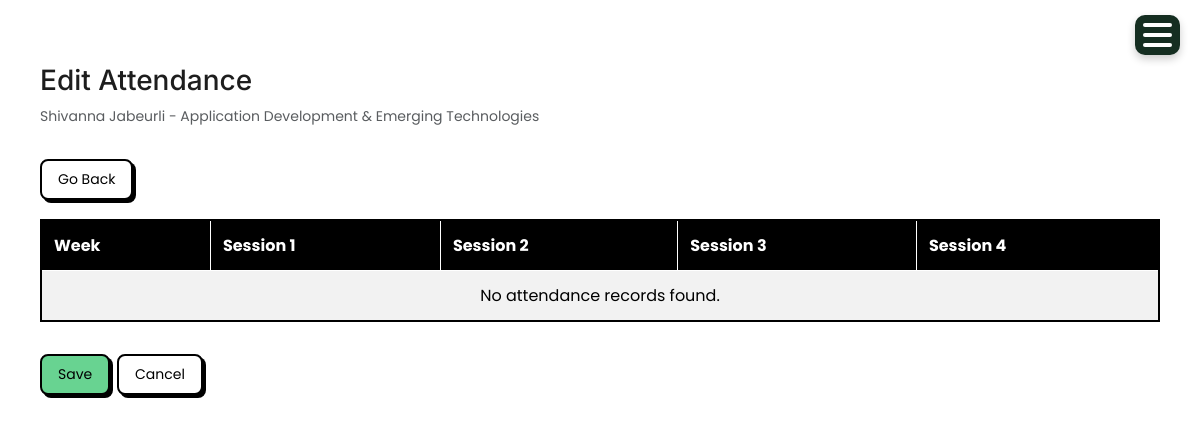
The app's page /score/edit/attendance/26/26/, older data.
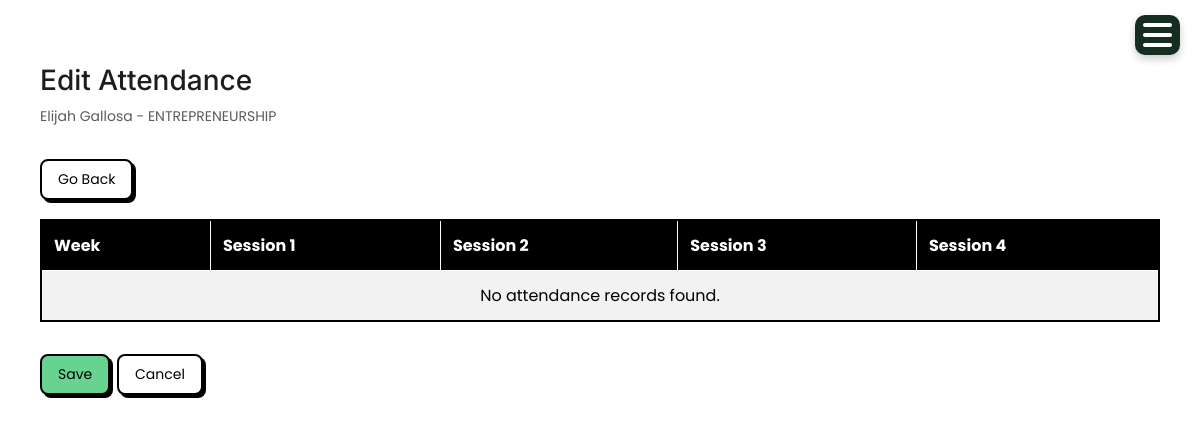
The same page, newer data.
### account/models.py (models this page shows, shortened)
class StudentRecord(models.Model):
    STATUS_CHOICES = [
        ('active', 'Active'),
        ('inactive', 'Inactive'),
        ('graduated', 'Graduated'),
        ('transferred', 'Transferred'),
    ]
    SECTION_CHOICES = [
        ('Grade 7', 'Grade 7'),
        ('Grade 8', 'Grade 8'),
        ('Grade 9', 'Grade 9'),
        ('Grade 10', 'Grade 10'),
    ]
    GENDER_CHOICES = [
        ('Male', 'Male'),
        ('Female', 'Female'),
    ]
    student_id = models.PositiveIntegerField()
    fullname = models.CharField(max_length=100)
    grade_and_section = models.CharField(max_length=20, choices=SECTION_CHOICES, default='active')
    gender = models.CharField(max_length=20, choices=GENDER_CHOICES, default='active')
    age = models.PositiveIntegerField()
    address = models.CharField(max_length=200)
    parent = models.CharField(max_length=100)
    parent_contact = models.PositiveIntegerField()
    status = models.CharField(max_length=20, choices=STATUS_CHOICES, default='active')
    account_username = models.CharField(max_length=150, blank=True, null=True)

class Subject(models.Model):
    code = models.CharField(max_length=20, default='DEFAULT_CODE')
    name = models.CharField(max_length=100)
    department = models.CharField(max_length=100)
    grade_level = models.CharField(max_length=10, choices=[
        ('Grade 7', 'Grade 7'),
        ('Grade 8', 'Grade 8'),
        ('Grade 9', 'Grade 9'),
        ('Grade 10', 'Grade 10')
    ], blank=True, null=True)
    status = models.CharField(max_length=10, choices=[('Active','Active'),('Inactive','Inactive')])

### account/views.py (the view, shortened to what this page needs)
# urls.py: path('score/edit/attendance/<int:student_id>/<int:subject_id>/', views.edit_attendance_scores, name='edit_attendance_scores'),
def edit_attendance_scores(request, student_id, subject_id):
    student = get_object_or_404(StudentRecord, id=student_id)
    subject = get_object_or_404(Subject, id=subject_id)
    sessions = WeeklyAttendanceSession.objects.filter(subject=subject).order_by('week_number')
    attendance_data = {}
    attendance_records = []
    return render(request, 'edit_attendance_scores.html', {
        'student': student,
        'subject': subject,
        'attendance_records': attendance_records,
        'tab': 'attendance'
    })

### templates/edit_attendance_scores.html (shortened to what this page needs)
{% extends 'base.html' %}
{% block content %}
<div class="container mt-4">
  <h2>Edit Attendance</h2>
  <p class="text-muted">{{ student.fullname }} - {{ subject.name }}</p>
  <a href="{% url 'score' %}" class="btn btn-secondary mb-3">Go Back</a>
  <form method="post">
    <div class="table-responsive">
      <table class="table table-striped table-bordered">
        <thead class="table-dark">
          <tr>
            <th>Week</th>
            <th>Session 1</th>
            <th>Session 2</th>
            <th>Session 3</th>
            <th>Session 4</th>
          </tr>
        </thead>
        <tbody>
          {% for item in attendance_records %}
          <tr>
            <td>Week {{ item.session.week_number }}</td>
            <td>
              <select name="attendance_{{ item.session.id }}_session_1" class="form-select form-select-sm">
                <option value="P" {% if item.record.session_1 == 'P' %}selected{% endif %}>Present</option>
                <option value="A" {% if item.record.session_1 == 'A' %}selected{% endif %}>Absent</option>
                <option value="L" {% if item.record.session_1 == 'L' %}selected{% endif %}>Late</option>
                <option value="E" {% if item.record.session_1 == 'E' %}selected{% endif %}>Excused</option>
              </select>
            </td>
            <td>
              <select name="attendance_{{ item.session.id }}_session_2" class="form-select form-select-sm">
                <option value="P" {% if item.record.session_2 == 'P' %}selected{% endif %}>Present</option>
                <option value="A" {% if item.record.session_2 == 'A' %}selected{% endif %}>Absent</option>
                <option value="L" {% if item.record.session_2 == 'L' %}selected{% endif %}>Late</option>
                <option value="E" {% if item.record.session_2 == 'E' %}selected{% endif %}>Excused</option>
              </select>
            </td>
            <td>
              <select name="attendance_{{ item.session.id }}_session_3" class="form-select form-select-sm">
                <option value="P" {% if item.record.session_3 == 'P' %}selected{% endif %}>Present</option>
                <option value="A" {% if item.record.session_3 == 'A' %}selected{% endif %}>Absent</option>
                <option value="L" {% if item.record.session_3 == 'L' %}selected{% endif %}>Late</option>
                <option value="E" {% if item.record.session_3 == 'E' %}selected{% endif %}>Excused</option>
              </select>
            </td>
            <td>
              <select name="attendance_{{ item.session.id }}_session_4" class="form-select form-select-sm">
                <option value="P" {% if item.record.session_4 == 'P' %}selected{% endif %}>Present</option>
                <option value="A" {% if item.record.session_4 == 'A' %}selected{% endif %}>Absent</option>
                <option value="L" {% if item.record.session_4 == 'L' %}selected{% endif %}>Late</option>
                <option value="E" {% if item.record.session_4 == 'E' %}selected{% endif %}>Excused</option>
              </select>
            </td>
          </tr>
          {% empty %}
          <tr>
            <td colspan="5" class="text-center">No attendance records found.</td>
          </tr>
          {% endfor %}
        </tbody>
      </table>
    </div>
    <div class="mt-3">
      <button type="submit" class="btn btn-success">Save</button>
      <a href="{% url 'score' %}" class="btn btn-secondary">Cancel</a>
    </div>
  </form>
</div>
{% endblock %}

Row changes from the older to the newer data that the page shows:
changed StudentRecord: fullname "Shivanna Jabeurli" → "Elijah Gallosa"
changed Subject: name "Application Development & Emerging Technologies" → "ENTREPRENEURSHIP"
